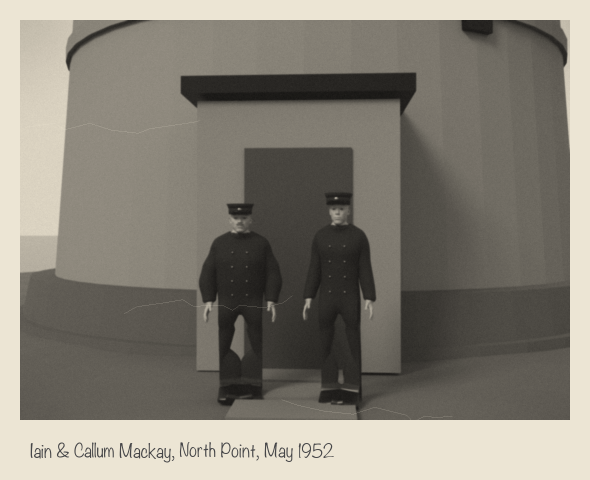
#> input picture projects/games/last_light/blender/tex/T_LL_Photo.png, 1180 x 960 px (shown at 1/2 size)
$ python contact_sheet.py ../../projects/games/last_light/blender/tex/T_LL_Photo.png --out out.png
#> lines starting #> are read from the running program, lines starting #| are printed output that depends on the picture
"""Tile rendered stills into one labelled grid for review (playbook Step 3: look at them as one grid).

  tools/py scripts/render/contact_sheet.py renders/x/preview_v001 -o renders/x/preview_v001_sheet.png [--cols 4] [--thumb 400]
Accepts a directory (all .png inside, sorted) or explicit files.
"""

import argparse
import sys
from pathlib import Path

from PIL import Image, ImageDraw


def build(files, out, cols=4, thumb=400, label=True):
#> called with out = 'out.png', cols = 4, thumb = 400, label = True
    imgs = [Image.open(f).convert("RGB") for f in files]
#> imgs = 1 item
    if not imgs:
        raise SystemExit("no images")
    ar = imgs[0].height / imgs[0].width
#> ar = 0.814
    tw, th = thumb, int(thumb * ar)
#> tw = 400; th = 325
    pad, lab = 6, 18 if label else 0
    rows = (len(imgs) + cols - 1) // cols
#> rows = 1
    sheet = Image.new("RGB", (cols * (tw + pad) + pad, rows * (th + lab + pad) + pad), (14, 15, 18))
    draw = ImageDraw.Draw(sheet)
    for i, (img, f) in enumerate(zip(imgs, files)):
        r, c = divmod(i, cols)
        x, y = pad + c * (tw + pad), pad + r * (th + lab + pad)
        sheet.paste(img.resize((tw, th), Image.LANCZOS), (x, y + lab))
        if label:
            draw.text((x + 2, y + 2), Path(f).stem, fill=(200, 200, 200))
#> this loop made 1 pass
#> (r, c, x, y) on pass 1: (0, 0, 6, 6)
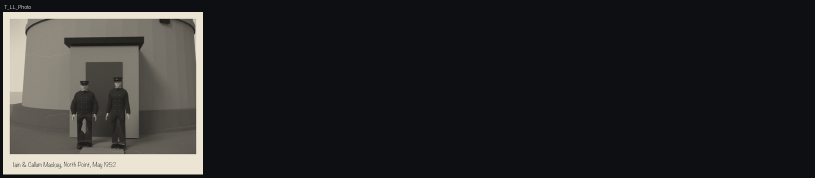
#> sheet: PIL image 1630x355 RGB (shown at 1/2 size); mean R, G, B 41, 40.7, 40.7
    out = Path(out)
    out.parent.mkdir(parents=True, exist_ok=True)
    sheet.save(out)
    return out


def main(argv=None):
    ap = argparse.ArgumentParser()
    ap.add_argument("inputs", nargs="+")
    ap.add_argument("-o", "--out", required=True)
    ap.add_argument("--cols", type=int, default=4)
    ap.add_argument("--thumb", type=int, default=400)
    a = ap.parse_args(argv)
    files = []
    for p in map(Path, a.inputs):
        files += sorted(p.glob("*.png")) if p.is_dir() else [p]
    out = build(files, a.out, a.cols, a.thumb)
    print(f"CONTACT_SHEET {out} ({len(files)} images)")


if __name__ == "__main__":
    sys.exit(main())
#> (the program exits here)
